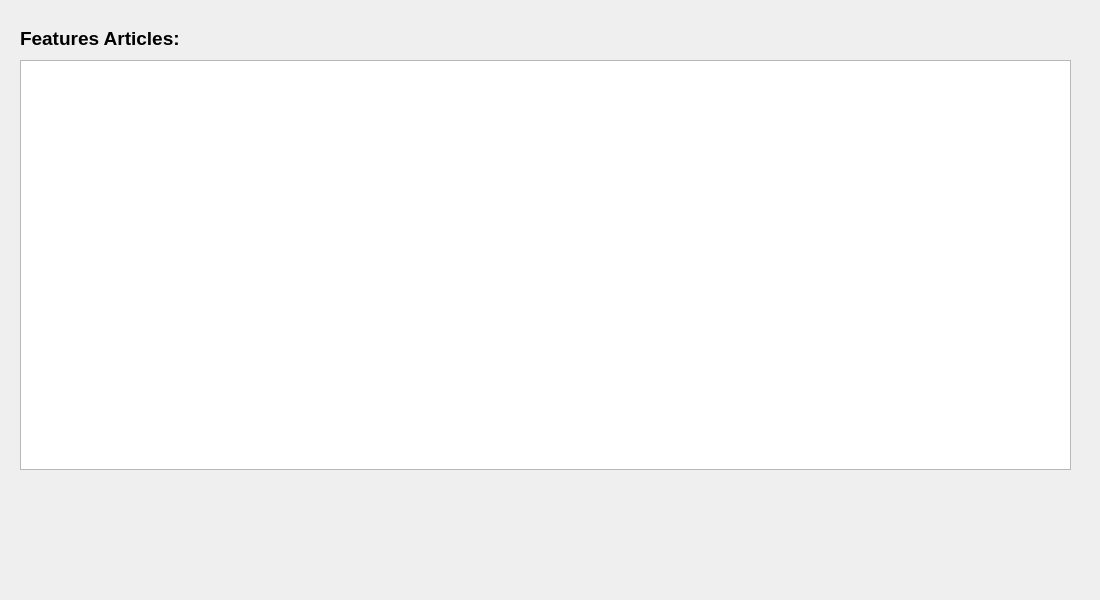
<?xml version="1.0" encoding="UTF-8"?>
<ui version="4.0">
 <class>ArticleWorkspaceFeaturesWidget</class>
 <widget class="QWidget" name="ArticleWorkspaceFeaturesWidget">
  <property name="geometry">
   <rect>
    <x>0</x>
    <y>0</y>
    <width>1100</width>
    <height>600</height>
   </rect>
  </property>
  <property name="windowTitle">
   <string>Form</string>
  </property>
  <widget class="QLabel" name="label">
   <property name="geometry">
    <rect>
     <x>20</x>
     <y>30</y>
     <width>231</width>
     <height>16</height>
    </rect>
   </property>
   <property name="font">
    <font>
     <pointsize>14</pointsize>
     <weight>75</weight>
     <bold>true</bold>
    </font>
   </property>
   <property name="text">
    <string>Features Articles:</string>
   </property>
  </widget>
  <widget class="QTextBrowser" name="articleTextBrowser">
   <property name="geometry">
    <rect>
     <x>20</x>
     <y>60</y>
     <width>1051</width>
     <height>410</height>
    </rect>
   </property>
  </widget>
 </widget>
 <resources/>
 <connections/>
</ui>
